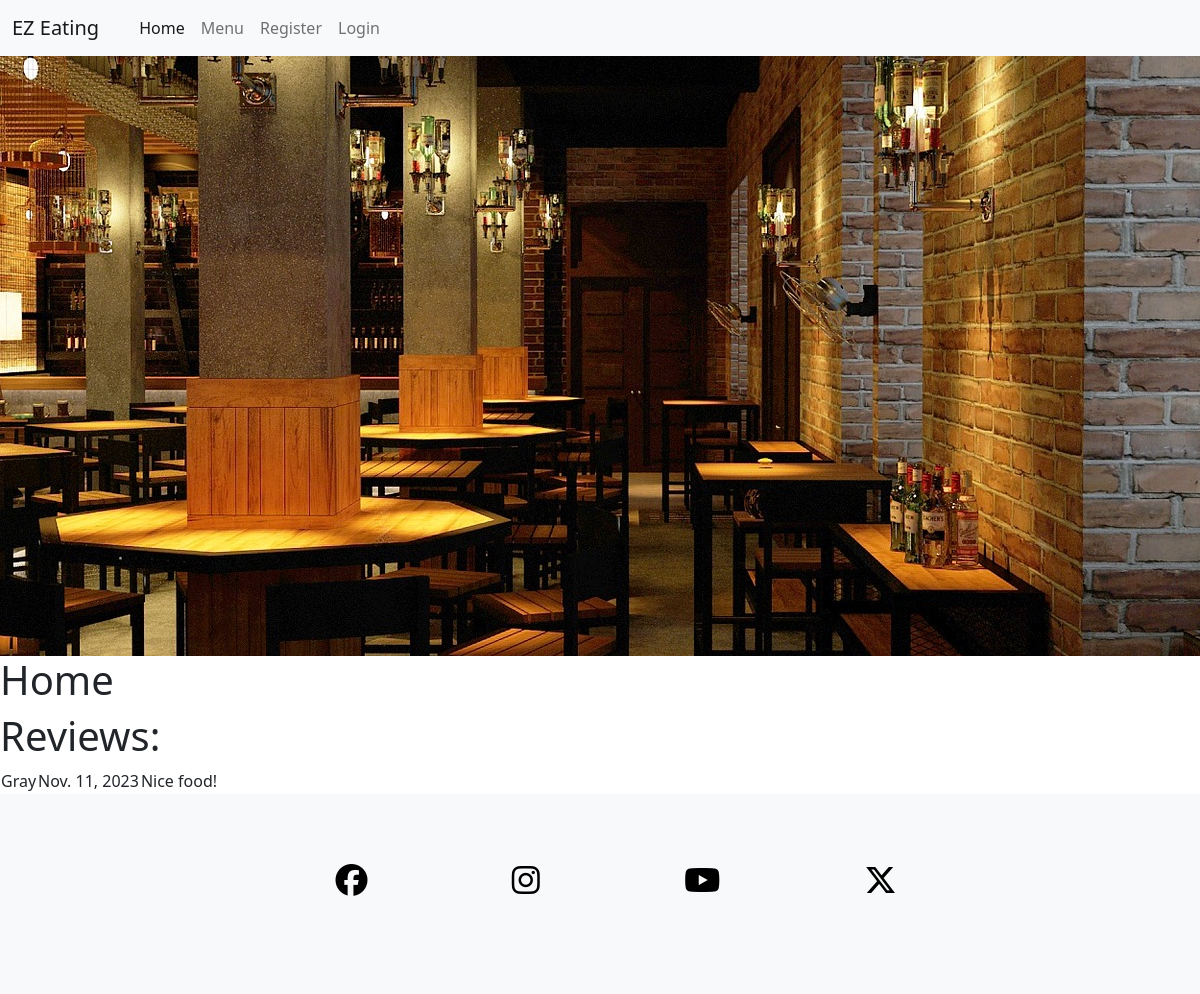
The app's page /, older data.
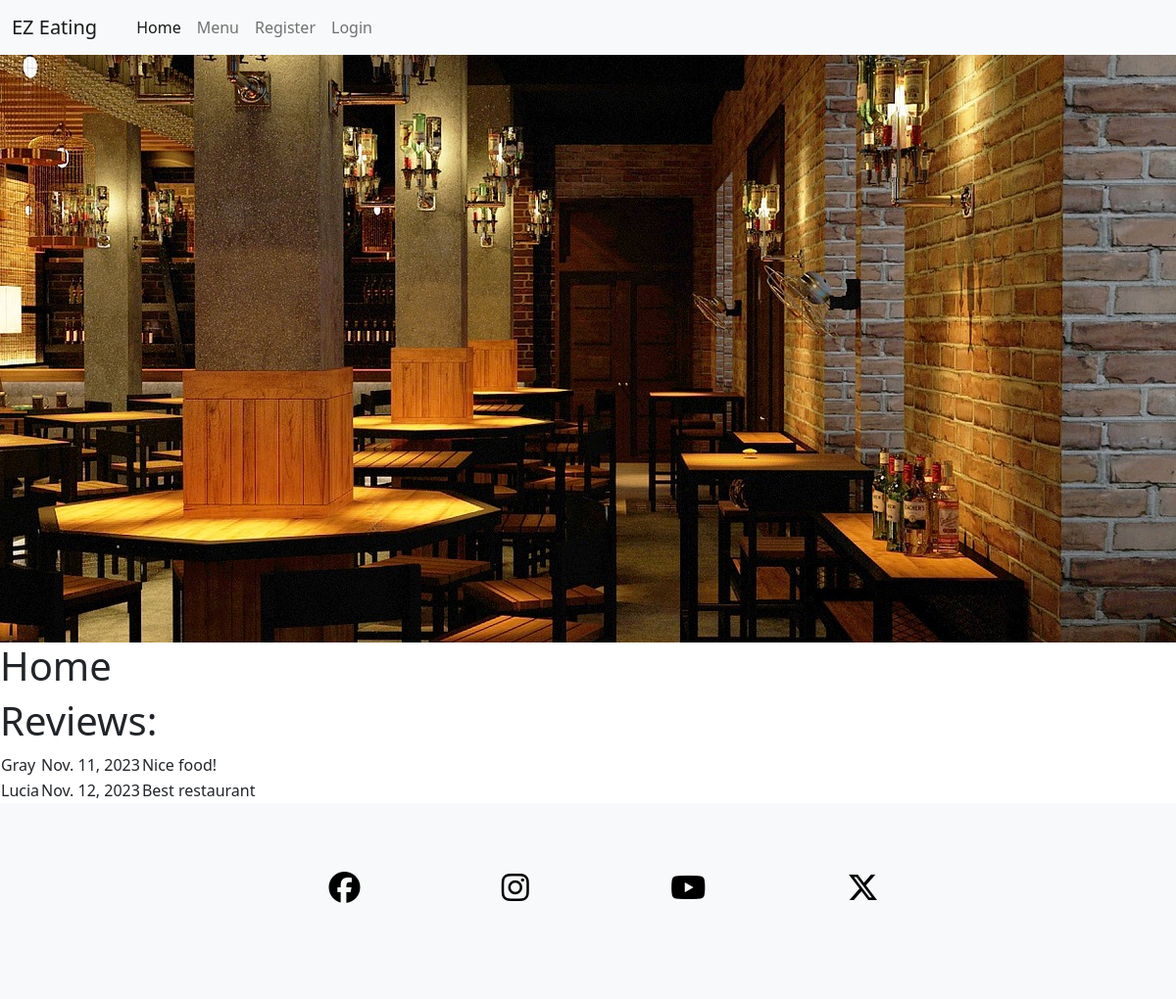
The same page, newer data.
### booking/models.py (models this page shows, shortened)
class Review(models.Model):
    name = models.CharField(max_length=50, null=False, blank=False)
    date = models.DateField(null=False, blank=False)
    review = models.CharField(max_length=200, null=False, blank=False)

### booking/views.py (the view)
# urls.py: path('', views.get_home, name='home'),
def get_home(request):
    reviews = Review.objects.all()
    context = {
        'reviews': reviews
    }
    return render(request, 'index.html', context)

### booking/templates/index.html
{% extends "base.html" %}
{% block content %}
<section id="image-section">
    <div id="welcome-image">
    </div>
</section>
<h1>Home</h1>
<h1>Reviews:</h1>
    <table>
        {% for review in reviews %}
            <tr>
                <td>{{ review.name }}</td>
                <td>{{ review.date }}</td>
                <td>{{ review.review }}</td>
            </tr>
            {% empty %}
            <tr><td>There are no reviews!</td></tr>
        {% endfor %}
    </table>
{%endblock%}

### booking/templates/base.html (shortened to what this page needs)
{% load static %}
<!DOCTYPE html>
<html lang="en" class="h-100">
<head>
    <link rel="stylesheet" href="{% static 'css/style.css' %}">
    <link href="https://cdn.jsdelivr.net/npm/bootstrap@5.2.3/dist/css/bootstrap.min.css" rel="stylesheet">
</head>
<body>
    <nav class="navbar navbar-expand-lg navbar-light bg-light">
        <div class="container-fluid">
            <a class="navbar-brand" href="{% url 'home' %}"><span class="navbar-brand">EZ Eating</span></a>
            <div class="collapse navbar-collapse" id="navbarLinks">
                <ul class="navbar-nav">
                    <li class="nav-item">
                        <a class="nav-link active" aria-current="page" href="{% url 'home' %}">Home</a>
                    </li>
                    <li class="nav-item">
                        <a class="nav-link" href="{% url 'menu' %}">Menu</a>
                    </li>
                    {% if user.is_authenticated %}
                    <li class="nav-item">
                        <a class="nav-link" href="{% url 'get_booking_list' %}">View Reservations</a>
                    </li>
                    <li class="nav-item">
                        <a class="nav-link" href="{% url 'review' %}">Leave a Review</a>
                    </li>
                    <li class="nav-item">
                        <a class="nav-link" href="{% url 'account_logout' %}">Logout</a>
                    </li>
                    {% else %}
                    <li class="nav-item">
                        <a class="nav-link" href="{% url 'account_signup' %}">Register</a>
                    </li>
                    <li class="nav-item">
                        <a class="nav-link" href="{% url 'account_login' %}">Login</a>
                    </li>
                    {% endif %}
                </ul>
            </div>
        </div>
    </nav>
    <main class="">
        {% block content %}
        {% endblock content %}
    </main>
    <footer class="footer bg-light">
        <ul class="social-media">
            <li>
                <a href="https://facebook.com" target="_blank" rel="noopener" aria-label="Visit our Facebook page (opens in a new tab)"><i class="fa-brands fa-facebook"></i></a>
            </li>
            <li>
                <a href="https://instagram.com" target="_blank" rel="noopener" aria-label="Visit our Instagram page (opens in a new tab)"><i class="fa-brands fa-instagram"></i></a>
            </li>
            <li>
                <a href="https://youtube.com" target="_blank" rel="noopener" aria-label="Visit our Youtube page (opens in a new tab)"><i class="fa-brands fa-youtube"></i></a>
            </li>
            <li>
                <a href="https://twitter.com" target="_blank" rel="noopener" aria-label="Visit our X page (opens in a new tab)"><i class="fa-brands fa-x-twitter"></i></a>
            </li>
        </ul>
    </footer>
</body>
</html>

### booking/static/css/style.css (style rules this page uses)
#welcome-image { height: 600px; width:100%; background: url(../images/bar-826688_1920.jpg) no-repeat center center; }
footer { height: 200px; }
.social-media { text-align: center; }
.social-media > li { display: inline; }
.social-media i { color: black; font-size: 200%; margin: 1%; padding: 5%; }

Row changes from the older to the newer data that the page shows:
added Review: name "Lucia", date "Nov. 12, 2023", review "Best restaurant"
